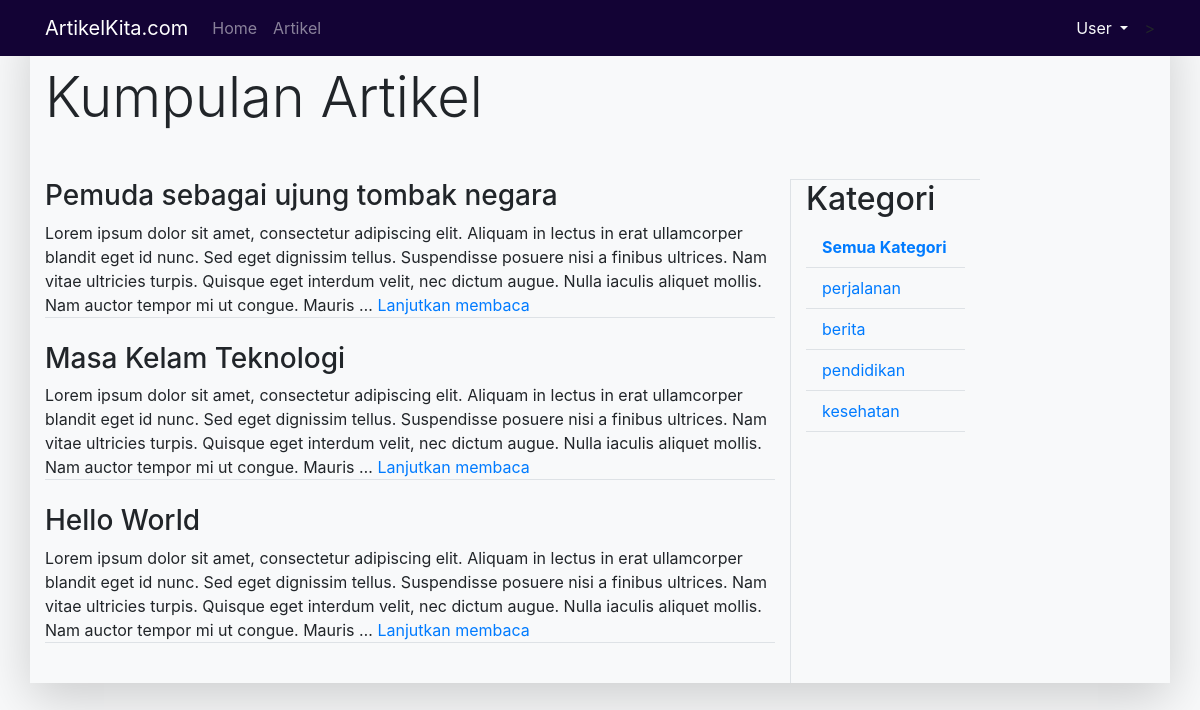
The app's page /artikel/kategorilist/jurnal with its own data.
### artikel/models.py (models this page shows, shortened)
class ArtikelModel(models.Model):
    judul = models.CharField(max_length=100)
    kategori = models.CharField(max_length=100)
    body = models.TextField()
    penulis = models.CharField(max_length=100)
    published = models.DateField(auto_now_add=True)
    updated = models.DateField(auto_now=True)
    slug = models.CharField(max_length=255, blank=True, editable=False)

### artikel/views.py (the view)
# urls.py: path('kategorilist/<str:kategori>', ArtikelKategori.as_view(), name='artikelkategori'),
class ArtikelKategori(ListView):
    model = ArtikelModel
    template_name = 'artikel/artikel_kategori.html'
    context_object_name = 'artikel_list'
    paginate_by = 3
    ordering =['-id']
    def get_queryset(self):
        self.queryset = self.model.objects.filter(kategori=self.kwargs['kategori'])
        return super().get_queryset()
    def get_context_data(self, *args, **kwargs):
        kategori_list = self.model.objects.values_list('kategori', flat=True).distinct().exclude(kategori=self.kwargs['kategori'])
        self.kwargs.update({'kategori_list':kategori_list})
        kwargs = self.kwargs
        return super().get_context_data(*args, **kwargs)

### artikel/templates/artikel/artikel_kategori.html (shortened to what this page needs)
{% extends 'base.html' %}
{% block contents %}
<h1 class="display-4 mb-5">Kumpulan Artikel</h1>
    <div class="row">
        <div class="col-md-8">
            {% for artikel in artikel_list %}
                <h3>{{artikel.judul}}</h3>
                <p class="border-bottom mb-4">{{artikel.body|truncatewords:50}}
                    <a href="{% url 'artikel:artikeldetail' artikel.slug %}">Lanjutkan membaca</a></p>
            {% endfor %}
        </div>
        <div class="col-sm-2 border-left border-top">
            <h2>Kategori</h2>
            <ul class="nav flex-column">
                <li class="nav-item border-bottom">
                    <a class="nav-link active" href="{% url 'artikel:artikellist' %}"><b>Semua Kategori</b></a>
                </li>
              {% for kategori in kategori_list %}
                <li class="nav-item border-bottom">
                    <a class="nav-link active" href="{% url 'artikel:artikelkategori' kategori %}">{{kategori}}</a>
                </li>
              {% endfor %}
            </ul>
        </div>
    </div>
{% endblock contents %}

### records on screen
ArtikelModel: judul "Pemuda sebagai ujung tombak negara", body "Lorem ipsum dolor sit amet, consectetur adipiscing elit. Aliquam in lectus in erat ullamcorper blandit eget id nunc. Sed eget dignissim tellus. Suspendisse posuere nisi a finibus ultrices. Nam vitae ultricies turpis. Quisque eget interdum velit, nec dictum augue. Nulla iaculis aliquet mollis. Nam auctor tempor mi ut congue. Mauris …"
ArtikelModel: judul "Masa Kelam Teknologi", body "Lorem ipsum dolor sit amet, consectetur adipiscing elit. Aliquam in lectus in erat ullamcorper blandit eget id nunc. Sed eget dignissim tellus. Suspendisse posuere nisi a finibus ultrices. Nam vitae ultricies turpis. Quisque eget interdum velit, nec dictum augue. Nulla iaculis aliquet mollis. Nam auctor tempor mi ut congue. Mauris …"
ArtikelModel: judul "Hello World", body "Lorem ipsum dolor sit amet, consectetur adipiscing elit. Aliquam in lectus in erat ullamcorper blandit eget id nunc. Sed eget dignissim tellus. Suspendisse posuere nisi a finibus ultrices. Nam vitae ultricies turpis. Quisque eget interdum velit, nec dictum augue. Nulla iaculis aliquet mollis. Nam auctor tempor mi ut congue. Mauris …"

### other values on screen
{{ kategori }} "perjalanan" "berita" "pendidikan" "kesehatan"
